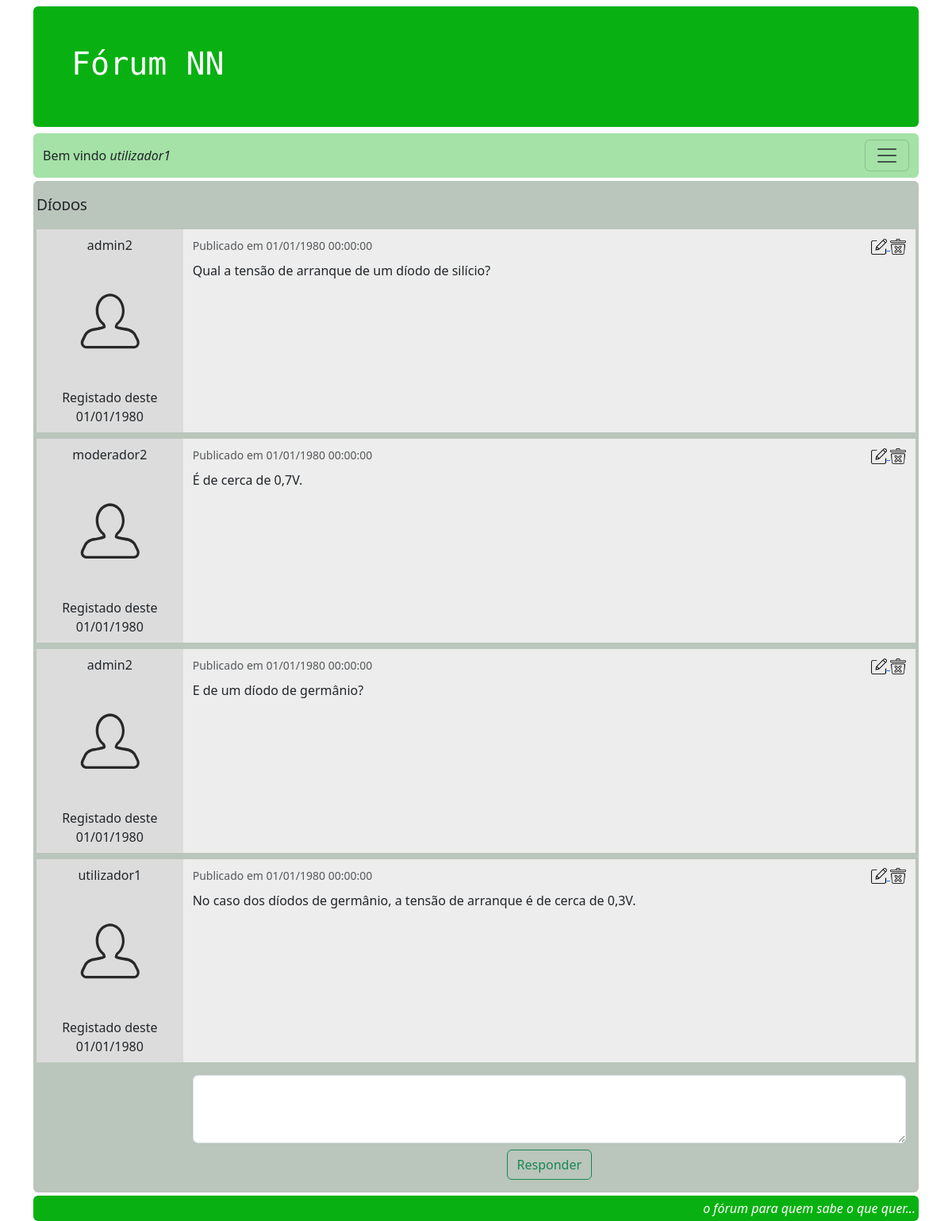
Page /topico.php?id_topico=1 (signed in) on the committed database.
### tables this page shows
CREATE TABLE `t_topico` (
  `idtopico` int NOT NULL,
  `titulo` varchar(255) NOT NULL,
  `refidutilizador` int NOT NULL,
  `datatopico` timestamp NOT NULL DEFAULT CURRENT_TIMESTAMP
);

CREATE TABLE `t_mensagem` (
  `idmensagem` int NOT NULL,
  `refidutilizador` int NOT NULL,
  `refidtopico` int NOT NULL,
  `mensagem` varchar(64000) NOT NULL,
  `datamensagem` timestamp NOT NULL DEFAULT CURRENT_TIMESTAMP
);

CREATE TABLE `t_utilizador` (
  `idutilizador` int NOT NULL,
  `utilizador` varchar(100) NOT NULL,
  `senha` varchar(100) NOT NULL,
  `tipo` int NOT NULL DEFAULT '1',
  `dataregisto` timestamp NOT NULL DEFAULT CURRENT_TIMESTAMP,
  `ativo` int NOT NULL DEFAULT '1'
);

### bd.php (called while the page is built, shortened)
<?php
    function ligarBD() {
        $servername = "localhost";
        $username = "root";
        $password = "mysql";
        $nomebd = "bdforum";
        try {
            $conn = new PDO("mysql:host=$servername;dbname=$nomebd", $username, $password);
            $conn->setAttribute(PDO::ATTR_ERRMODE, PDO::ERRMODE_EXCEPTION);
            return $conn;
        } catch(PDOException $e) {
            echo "Erro no acesso à base de dados: " . $e->getMessage();
            return null;
        }
    }
    function consultarBD($sql) {
        $conn = ligarBD();
        $stmt = $conn->prepare($sql);
        $stmt->execute();
        $stmt->setFetchMode(PDO::FETCH_ASSOC);
        $rs = $stmt->fetchAll();
        return $rs;
    }
?>

### topico.php (the view, shortened to what this page needs)
<?php
    include_once('bd.php');
    if (isset($_GET['id_topico']) &&
        !empty($_GET['id_topico']) &&
        is_numeric($_GET['id_topico']) ) {
            $sql = 'SELECT titulo FROM t_topico WHERE idtopico='.$_GET['id_topico'];
            $rs = consultarBD($sql);
            $titulo = $rs[0]['titulo'];
            $sql = 'SELECT idmensagem, mensagem, datamensagem, idutilizador, utilizador, dataregisto';
            $sql .= ' FROM t_mensagem JOIN t_utilizador ON';
            $sql .= ' t_mensagem.refidutilizador = t_utilizador.idutilizador';
            $sql .= ' WHERE refidtopico = '.$_GET['id_topico'];
            $sql .= ' ORDER BY idmensagem ASC';
            $rs = consultarBD($sql);
    }
    else {
    ?>
        <h3>Tópico não encontrado.</h3>
        <p>Clique <a href="./topicos.php">aqui</a> para voltar aos tópicos.</p>
    <?php
    die();
    }
?>
<!DOCTYPE html>
<html lang="pt">
<head>
    <?php require_once('metadados.php') ?>
</head>
<body>
    <div class="container">
        <?php include_once('header.php'); ?>
        <?php include_once('navegacao.php'); ?>
        <div class="my-1 p-3 bg-topico rounded">
            <div class="row mb-3 topico-titulo">
                <?php echo $titulo; ?>
            </div>
            <?php
            foreach ($rs as $registo) {
                $idmensagem = $registo['idmensagem'];
                $mensagem= $registo['mensagem'];
                $datamensagem = date_format(date_create($registo['datamensagem']),"d/m/Y H:i:s");
                $utilizador = $registo['utilizador'];
                $dataregisto = date_format(date_create($registo['dataregisto']),"d/m/Y");
            ?>
            <div class="row pb-2">
                <div class="col-sm-2 topico-utilizador p-2 text-center">
                    <?php echo $utilizador; ?>
                    <img src="./assets/img/utilizador.svg" class="img-fluid" alt="imagem_utilizador">
                    <? echo 'Registado deste '.$dataregisto; ?>
                </div>
                <div class="col-sm-10 topico-mensagem">
                    <div class="row pb-2 pt-2 align-items-center" >
                        <div class="col-sm-8 text-left text-muted">
                            <small id="publicado-em">Publicado em <?php echo $datamensagem; ?></small>
                        </div>
                        <div class="col-sm-4 text-end">
                            <a href="./editar_mensagem.php?id_mensagem=<?php echo $idmensagem; ?>">
                                <img src="./assets/img/editar.png" class="img-fluid topico-icones"
                                    alt="imagem_editar" title="Editar mensagem">
                            </a>
                            <a href="./eliminar_mensagem.php?id_mensagem=<?php echo $idmensagem; ?>">
                                <img src="./assets/img/eliminar.png" class="img-fluid topico-icones"
                                    alt="imagem_eliminar" title="Eliminar mensagem">
                            </a>
                        </div>
                    </div>
                    <p id="mensagem">
                    <?php echo $mensagem; ?>
                    </p>
                </div>
            </div>
            <?php
            }
            ?>
            <div class="row pt-2">
                <div class="col-sm-2"></div>
                <div class="col-sm-10 text-center">
                    <form action="./responder_topico.php?id_topico=<?php echo $_GET['id_topico']; ?>" method="post">
                        <textarea class="form-control mb-1" id="mensagem" name="mensagem" rows="3" required></textarea>
                        <button type="submit" class="btn btn-outline-success mt-1">Responder</button>
                    </form>
                </div>
            </div>
        </div>
        <?php include_once('footer.php'); ?>
    </div>
</body>
</html>

### css/meu_estilo.css (style rules this page uses)
.bg-topico { background-color:rgba(68, 96, 69, 0.363); }
.topico-titulo { font-size:larger; font-variant: small-caps; }
.topico-utilizador { background-color:rgb(220, 220, 220); }
.topico-mensagem { background-color:rgb(237, 237, 237); }
.topico-icones { max-width: 20px; height: auto; }

### rows in the picture
t_topico: titulo "Díodos"
t_mensagem: t_utilizador.utilizador "admin2", t_utilizador.dataregisto "01/01/1980", datamensagem "01/01/1980 00:00:00", mensagem "Qual a tensão de arranque de um díodo de silício?"
t_mensagem: t_utilizador.utilizador "moderador2", t_utilizador.dataregisto "01/01/1980", datamensagem "01/01/1980 00:00:00", mensagem "É de cerca de 0,7V."
t_mensagem: t_utilizador.utilizador "admin2", t_utilizador.dataregisto "01/01/1980", datamensagem "01/01/1980 00:00:00", mensagem "E de um díodo de germânio?"
t_mensagem: t_utilizador.utilizador "utilizador1", t_utilizador.dataregisto "01/01/1980", datamensagem "01/01/1980 00:00:00", mensagem "No caso dos díodos de germânio, a tensão de arranque é de cerca de 0,3V."

### other values in the picture
$_SESSION['utilizador'] "utilizador1"
